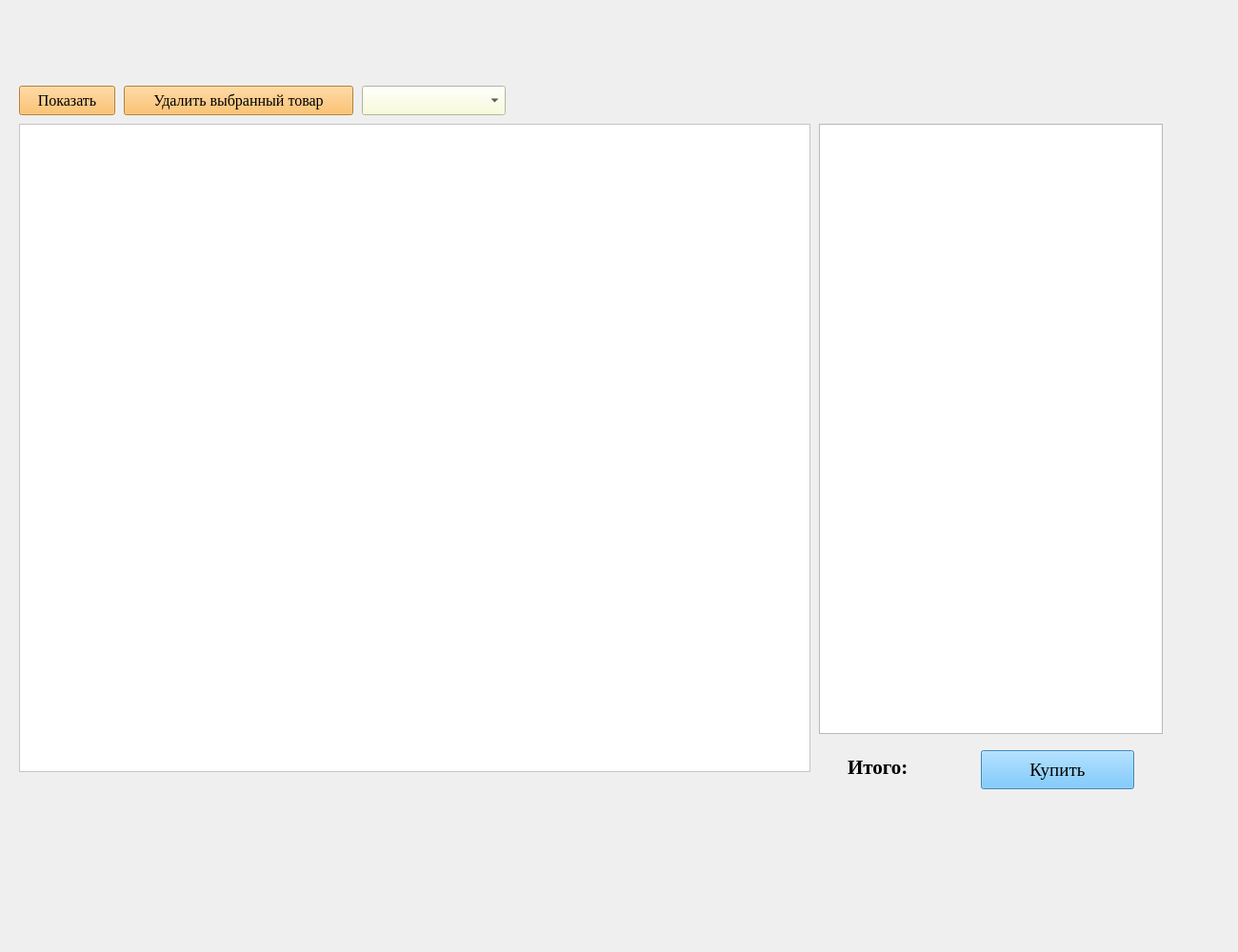
<?xml version="1.0" encoding="UTF-8"?>
<ui version="4.0">
 <class>MainWindow_</class>
 <widget class="QMainWindow" name="MainWindow_">
  <property name="enabled">
   <bool>true</bool>
  </property>
  <property name="geometry">
   <rect>
    <x>0</x>
    <y>0</y>
    <width>1300</width>
    <height>1000</height>
   </rect>
  </property>
  <property name="minimumSize">
   <size>
    <width>1300</width>
    <height>900</height>
   </size>
  </property>
  <property name="baseSize">
   <size>
    <width>1200</width>
    <height>600</height>
   </size>
  </property>
  <property name="windowTitle">
   <string>MainWindow</string>
  </property>
  <widget class="QWidget" name="centralwidget">
   <widget class="QPushButton" name="filter_pushButton">
    <property name="geometry">
     <rect>
      <x>20</x>
      <y>90</y>
      <width>101</width>
      <height>31</height>
     </rect>
    </property>
    <property name="font">
     <font>
      <family>Times New Roman</family>
      <pointsize>12</pointsize>
      <weight>50</weight>
      <italic>false</italic>
      <bold>false</bold>
     </font>
    </property>
    <property name="styleSheet">
     <string notr="true">font: 12pt &quot;Times New Roman&quot;;
background-color: rgb(255,179,71);</string>
    </property>
    <property name="text">
     <string>Показать</string>
    </property>
   </widget>
   <widget class="QScrollArea" name="scrollArea">
    <property name="geometry">
     <rect>
      <x>20</x>
      <y>130</y>
      <width>831</width>
      <height>681</height>
     </rect>
    </property>
    <property name="sizePolicy">
     <sizepolicy hsizetype="MinimumExpanding" vsizetype="Expanding">
      <horstretch>0</horstretch>
      <verstretch>0</verstretch>
     </sizepolicy>
    </property>
    <property name="styleSheet">
     <string notr="true">background-color: rgb(255, 255, 255);</string>
    </property>
    <property name="widgetResizable">
     <bool>true</bool>
    </property>
    <widget class="QWidget" name="scrollAreaWidgetContents">
     <property name="geometry">
      <rect>
       <x>0</x>
       <y>0</y>
       <width>829</width>
       <height>679</height>
      </rect>
     </property>
    </widget>
   </widget>
   <widget class="QComboBox" name="category_comboBox">
    <property name="geometry">
     <rect>
      <x>380</x>
      <y>90</y>
      <width>151</width>
      <height>31</height>
     </rect>
    </property>
    <property name="styleSheet">
     <string notr="true">font: 12pt &quot;Times New Roman&quot;;
background-color: rgb(249, 255, 207);</string>
    </property>
   </widget>
   <widget class="QLabel" name="summary_label">
    <property name="geometry">
     <rect>
      <x>890</x>
      <y>790</y>
      <width>71</width>
      <height>31</height>
     </rect>
    </property>
    <property name="sizePolicy">
     <sizepolicy hsizetype="Preferred" vsizetype="Preferred">
      <horstretch>0</horstretch>
      <verstretch>0</verstretch>
     </sizepolicy>
    </property>
    <property name="font">
     <font>
      <family>Times New Roman</family>
      <pointsize>16</pointsize>
      <weight>75</weight>
      <bold>true</bold>
     </font>
    </property>
    <property name="text">
     <string>Итого:</string>
    </property>
   </widget>
   <widget class="QPushButton" name="bucket_pushButton">
    <property name="geometry">
     <rect>
      <x>1030</x>
      <y>788</y>
      <width>161</width>
      <height>41</height>
     </rect>
    </property>
    <property name="font">
     <font>
      <family>Times New Roman</family>
      <pointsize>14</pointsize>
      <weight>50</weight>
      <italic>false</italic>
      <bold>false</bold>
      <underline>false</underline>
      <strikeout>false</strikeout>
     </font>
    </property>
    <property name="cursor">
     <cursorShape>ArrowCursor</cursorShape>
    </property>
    <property name="focusPolicy">
     <enum>Qt::StrongFocus</enum>
    </property>
    <property name="contextMenuPolicy">
     <enum>Qt::DefaultContextMenu</enum>
    </property>
    <property name="acceptDrops">
     <bool>false</bool>
    </property>
    <property name="styleSheet">
     <string notr="true">background-color: rgb(85, 187, 255);</string>
    </property>
    <property name="text">
     <string>Купить</string>
    </property>
    <property name="checkable">
     <bool>false</bool>
    </property>
    <property name="autoRepeat">
     <bool>false</bool>
    </property>
    <property name="autoExclusive">
     <bool>false</bool>
    </property>
   </widget>
   <widget class="QPushButton" name="delete_pushButton">
    <property name="geometry">
     <rect>
      <x>130</x>
      <y>90</y>
      <width>241</width>
      <height>31</height>
     </rect>
    </property>
    <property name="font">
     <font>
      <family>Times New Roman</family>
      <pointsize>12</pointsize>
      <weight>50</weight>
      <italic>false</italic>
      <bold>false</bold>
     </font>
    </property>
    <property name="styleSheet">
     <string notr="true">font: 12pt &quot;Times New Roman&quot;;
background-color: rgb(255,179,71);</string>
    </property>
    <property name="text">
     <string>Удалить выбранный товар</string>
    </property>
   </widget>
   <widget class="QTableWidget" name="table">
    <property name="enabled">
     <bool>true</bool>
    </property>
    <property name="geometry">
     <rect>
      <x>860</x>
      <y>130</y>
      <width>361</width>
      <height>641</height>
     </rect>
    </property>
    <property name="sizePolicy">
     <sizepolicy hsizetype="Preferred" vsizetype="Expanding">
      <horstretch>0</horstretch>
      <verstretch>0</verstretch>
     </sizepolicy>
    </property>
   </widget>
  </widget>
 </widget>
 <resources/>
 <connections/>
</ui>
